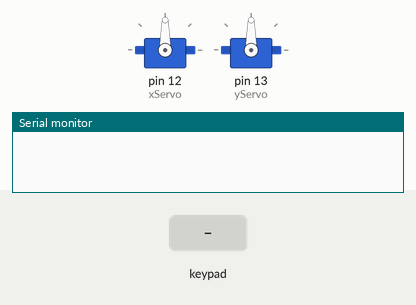
The sketch below on a simulated Arduino Uno, built with avr-gcc and run on an emulated ATmega328P. Shown: 2 × servo, the last lines printed to the serial monitor. The test bench sets the inputs (shaded band).

Above: at 1.2 s.
1.3 s: key '2' pressed
At 4.0 s:
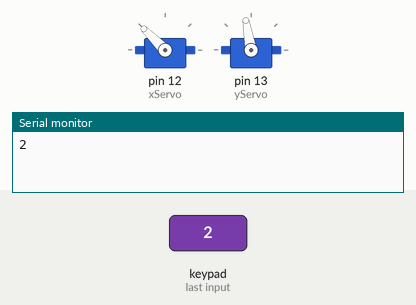
4.3 s: keypad keys 1 1 1 0 9 8 # pressed 0.4 s apart
At 8.3 s:
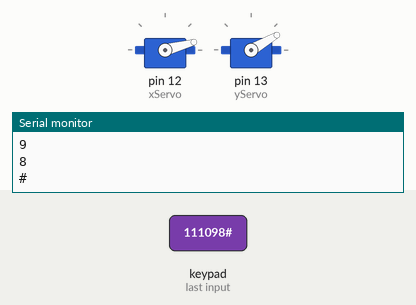
8.6 s: key 'A' pressed
At 9.9 s:
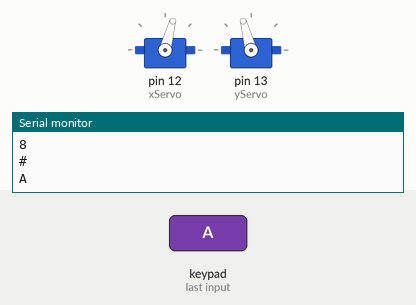
11.0 s: keypad keys 1 1 1 0 9 8 * pressed 0.4 s apart
At 16.0 s:
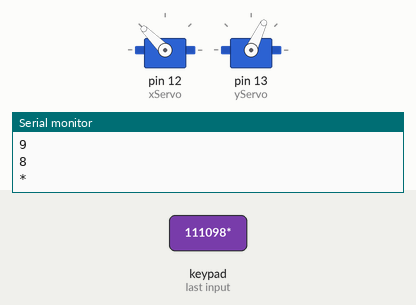
16.2 s: key 'B' pressed
At 16.67 s:
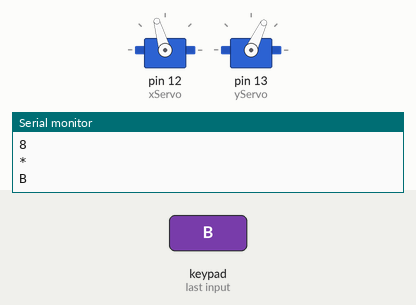
18.4 s: keypad keys 1 1 1 0 9 8 D pressed 0.4 s apart
At 23.7 s:
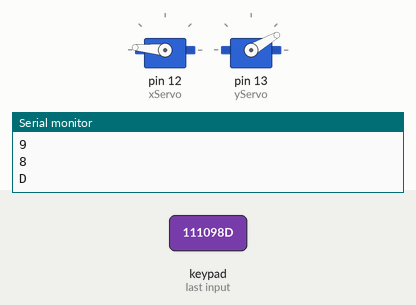
Timing chart, 0 to 25.2 s (numbered marks = the images above; inputs shaded):
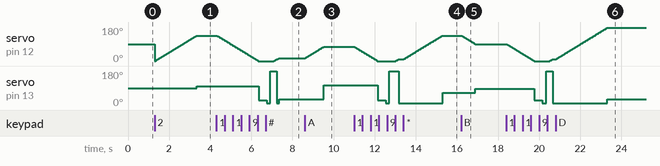

Measured:
- after the input at 1.3 s, servo on pin 13 (yServo): 90° → 100° after 2.1 s
- after the input at 4.3 s, servo on pin 13 (yServo): 100° → 25° after 2.1 s, → 10° 0.39 s later, → 180° 0.18 s later, → 10° 0.33 s later, … (5 changes in this stretch)
- after the input at 8.6 s, servo on pin 12 (xServo): moves from 15° to 75° over 0.90 s, starting at once; servo on pin 13 (yServo): 30° → 105° after 0.92 s
- after the input at 11.0 s, servo on pin 13 (yServo): 105° → 25° after 1.2 s, → 10° 0.39 s later, → 180° 0.18 s later, → 10° 0.46 s later, … (5 changes in this stretch)
- after the input at 16.2 s, servo on pin 12 (xServo): moves from 135° to 90° over 0.66 s, starting at once; servo on pin 13 (yServo): 65° → 87° after 0.70 s
- after the input at 18.4 s, servo on pin 13 (yServo): 87° → 25° after 1.4 s, → 10° 0.39 s later, → 180° 0.18 s later, → 10° 0.33 s later, … (5 changes in this stretch)

The sketch:

KeypadServoino.ino
```cpp
#include <Keypad.h>

#include <Servo.h>


Servo xServo;  // create servo object to control a servo

Servo yServo;

int servoXPos = 0;    // variable to store the servo position

int servoYPos = 0;

int curXPos = 0;

int pos = 0;

// define the symbols on the buttons of the keypad

char keys[4][4] = {

 {'1', '2', '3', 'A'},

 {'4', '5', '6', 'B'},

 {'7', '8', '9', 'C'},

 {'*', '0', '#', 'D'}

};


byte rowPins[4] = {11, 10, 9, 8}; // connect to the row pinouts of the keypad

byte colPins[4] = {7, 6, 5, 4}; // connect to the column pinouts of the keypad

// initialize an instance of class Keypad

Keypad myKeypad = Keypad(makeKeymap(keys), rowPins, colPins, 4, 4);

void setup() {

 Serial.begin(9600); // Initialize the serial port and set the baud rate to 9600

 xServo.attach(12);  // attaches the servo on pin 9 to the servo object

 yServo.attach(13);

}

void loop() {

 // Get the character input

 char keyPressed = myKeypad.getKey();

 // If there is a character input, sent it to the serial port

 if (keyPressed) {

   curXPos = servoXPos;

   Serial.println(keyPressed);

   switch(keyPressed) {

     case '1': servoXPos = 0;//Oceania

     servoYPos = 25;

     break;

     case '2': servoXPos = 135;//Asia

     servoYPos = 100;

     break;

     case '3': servoXPos = 110;//Africa

     servoYPos = 90;

     break;

     case '4': servoXPos = 110;//Europe

     servoYPos = 150;

     break;

     case '5': servoXPos = 50;//North America

     servoYPos = 125;

     break;

     case '6': servoXPos = 70;//South America

     servoYPos = 60;

     break;

     case '7': servoXPos = 10;//Antarctica

     servoYPos = 0;

     break;

     case '8': servoXPos = 10;//New Zealand

     servoYPos = 10;

     break;

     case '9': servoXPos = 0;//Arctic Ocean

     servoYPos = 180;

     break;

     case '0': servoXPos = 0;//Recalibrate

     servoYPos = 10;

     break;

     case 'A': servoXPos = 75;//North Atlantic

     servoYPos = 105;

     break;

     case 'B': servoXPos = 90;//South Atlantic

     servoYPos = 87;

     break;

     case 'C': servoXPos = 165;//North Pacific

     servoYPos = 125;

     break;

     case 'D': servoXPos = 175;//South Pacific

     servoYPos = 30;

     break;

     case '*': servoXPos = 135;//Indian Ocean

     servoYPos = 65;

     break;

     case '#': servoXPos = 15;//Southern Ocean

     servoYPos = 30;

     break;

     default: servoXPos = 0;

     servoYPos = 20;

     break;

      }

  if(curXPos<servoXPos)

  {

    for (pos = curXPos; pos <= servoXPos; pos += 1) { // goes up in graduations 1 degree

        // in steps of 1 degree

        xServo.write(pos);              // tell servo to go to position in variable 'pos'

        delay(15);                       // waits 15ms for the servo to reach the position

      }

  }

  else

  {

    for (pos = curXPos; pos >= servoXPos; pos -= 1) { // goes down in graduations of 1 degree

        // in steps of 1 degree

        xServo.write(pos);              // tell servo to go to position in variable 'pos'

        delay(15);                       // waits 15ms for the servo to reach the position

      }

  }


   yServo.write(servoYPos);


 }

}
```
